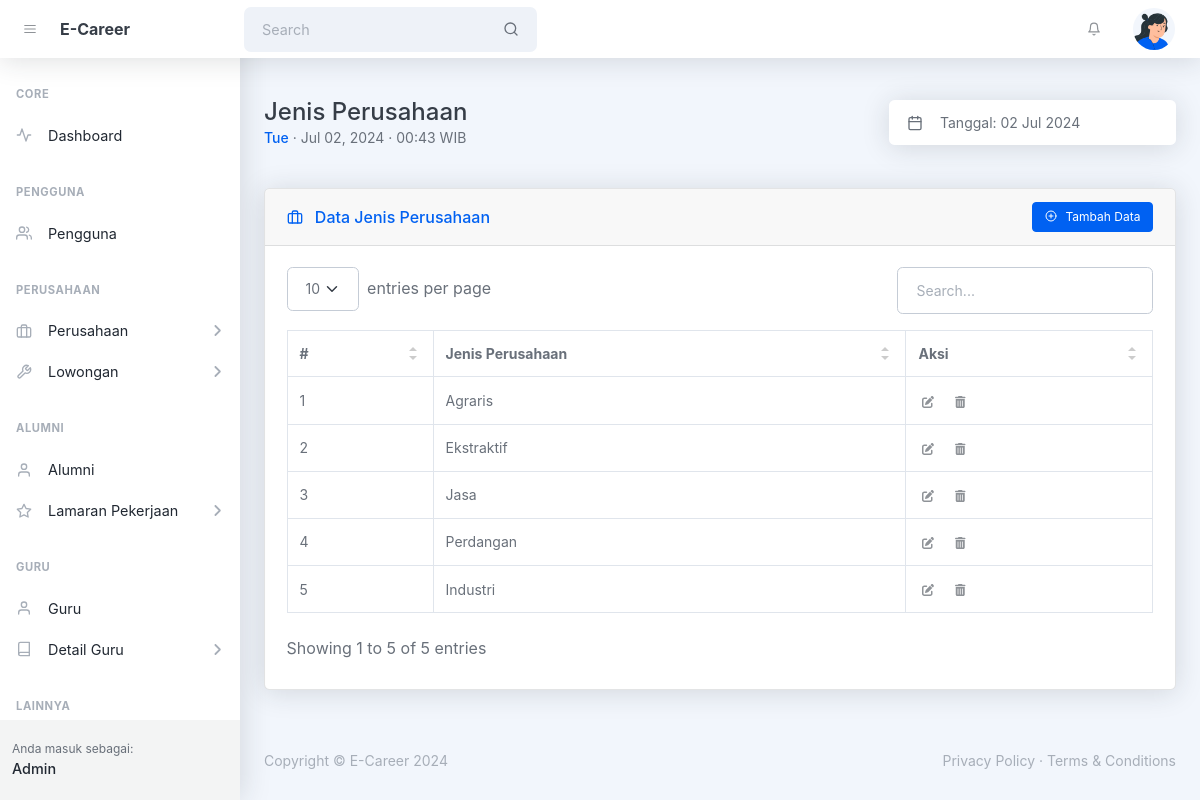
/admin/jenis_perusahaan.php (signed in), run on the app's committed database.
### tables this page shows
CREATE TABLE `tbl_jenis_perusahaan` (
  `id` int(10) UNSIGNED NOT NULL,
  `nama_jenis` varchar(128) NOT NULL,
  `created_at` timestamp NOT NULL DEFAULT current_timestamp(),
  `updated_at` timestamp NULL DEFAULT NULL ON UPDATE current_timestamp()
);

### helpers/isAccessAllowedHelper.php (called while the page is built, shortened)
<?php
function isAccessAllowed($expected_hak_akses = null): bool {
    include_once '../config/config.php';
    $current_hak_akses = $_SESSION['hak_akses'] ?? null;
    $expected_hak_akses = !is_array($expected_hak_akses)
        ? array($expected_hak_akses)
        : $expected_hak_akses;
    return true;
}
?>

### admin/jenis_perusahaan.php (the view, shortened to what this page needs)
<?php
include '../helpers/isAccessAllowedHelper.php';
if (!isAccessAllowed('admin')) :
  session_destroy();
  echo "<meta http-equiv='refresh' content='0;" . base_url_return('index.php?msg=other_error') . "'>";
else :
  include_once '../config/connection.php';
?>
  <!DOCTYPE html>
  <html lang="en">
  <head>
    <?php include '_partials/head.php' ?>
  </head>
  <body class="nav-fixed">
    <?php include '_partials/topnav.php' ?>
    <div id="layoutSidenav">
      <div id="layoutSidenav_nav">
        <?php include '_partials/sidebar.php' ?>
      </div>
      <div id="layoutSidenav_content">
        <main>
          <div class="container-xl px-4 mt-5">
            <div class="d-flex justify-content-between align-items-sm-center flex-column flex-sm-row mb-4">
              <div class="me-4 mb-3 mb-sm-0">
                <h1 class="mb-0">Jenis Perusahaan</h1>
                <div class="small">
                  <span class="fw-500 text-primary"><?= date('D') ?></span>
                  &middot; <?= date('M d, Y') ?> &middot; <?= date('H:i') ?> WIB
                </div>
              </div>
              <div class="input-group input-group-joined border-0 shadow w-auto">
                <span class="input-group-text"><i data-feather="calendar"></i></span>
                <input class="form-control ps-0 pointer" id="litepickerRangePlugin" value="Tanggal: <?= date('d M Y') ?>" readonly />
              </div>
            </div>
            <div class="card card-header-actions mb-4 mt-5">
              <div class="card-header">
                <div>
                  <i data-feather="briefcase" class="me-2 mt-1"></i>
                  Data Jenis Perusahaan
                </div>
                <button class="btn btn-sm btn-primary toggle_modal_tambah" type="button"><i data-feather="plus-circle" class="me-2"></i>Tambah Data</button>
              </div>
              <div class="card-body">
                <table id="datatablesSimple">
                  <thead>
                    <tr>
                      <th>#</th>
                      <th>Jenis Perusahaan</th>
                      <th>Aksi</th>
                    </tr>
                  </thead>
                  <tbody>
                    <?php
                    $no = 1;
                    $query_jenis_perusahaan = mysqli_query($connection, "SELECT *  FROM tbl_jenis_perusahaan ORDER BY id DESC");
                    while ($jenis_perusahaan = mysqli_fetch_assoc($query_jenis_perusahaan)):
                    ?>
                      <tr>
                        <td><?= $no++ ?></td>
                        <td><?= $jenis_perusahaan['nama_jenis'] ?></td>
                        <td>
                          <button class="btn btn-datatable btn-icon btn-transparent-dark me-2 toggle_modal_ubah"
                            data-id_jenis_perusahaan="<?= $jenis_perusahaan['id'] ?>"
                            data-nama_jenis="<?= $jenis_perusahaan['nama_jenis'] ?>">
                            <i class="fa fa-pen-to-square"></i>
                          </button>
                          <button class="btn btn-datatable btn-icon btn-transparent-dark me-2 toggle_swal_hapus"
                            data-id_jenis_perusahaan="<?= $jenis_perusahaan['id'] ?>"
                            data-nama_jenis="<?= $jenis_perusahaan['nama_jenis'] ?>">
                            <i class="fa fa-trash-can"></i>
                          </button>
                        </td>
                      </tr>
                    <?php endwhile ?>
                  </tbody>
                </table>
              </div>
            </div>
          </div>
        </main>
        <?php include '_partials/footer.php' ?>
      </div>
    </div>
  </body>
  </html>
<?php endif ?>

### data on the page
tbl_jenis_perusahaan: nama_jenis "Agraris"
tbl_jenis_perusahaan: nama_jenis "Ekstraktif"
tbl_jenis_perusahaan: nama_jenis "Jasa"
tbl_jenis_perusahaan: nama_jenis "Perdangan"
tbl_jenis_perusahaan: nama_jenis "Industri"

### other printed values
SITE_NAME_SHORT "E-Career"
$user_logged_in "Admin"
